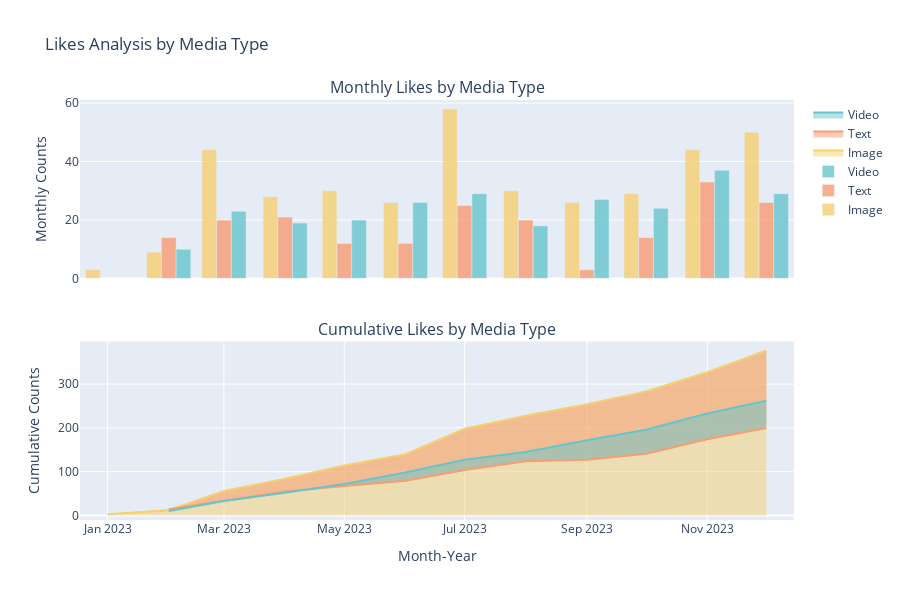

Notebook code for this chart:
### Markdown cell above
## Plots
Few basic plots.

### Code cell
import pandas as pd
import plotly.graph_objects as go
import plotly.express as px
from plotly.subplots import make_subplots

def plot_likes_with_cumulative(df, start_date, end_date):
    df['date'] = pd.to_datetime(df['date'])
    df = df[(df['date'] >= start_date) & (df['date'] <= end_date)]
    df['media_type'] = df['media_type'].replace({'No media': 'Text'})
    df['year_month'] = df['date'].dt.strftime('%Y-%m')

    # Prepare the monthly count DataFrame
    monthly_likes_df = df.groupby(['year_month', 'media_type']).size().reset_index(name='counts')

    # Prepare the cumulative DataFrame
    cumulative_likes_df = monthly_likes_df.copy()
    cumulative_likes_df['cumulative_counts'] = cumulative_likes_df.groupby('media_type')['counts'].cumsum()

    # Select a color palette
    color_palette = px.colors.qualitative.Pastel

    # Match colors to media type
    color_map = {media_type: color_palette[i] for i, media_type in enumerate([ 'Video', 'Image',  'Text'])}

    # Creating subplots
    fig = make_subplots(rows=2, cols=1, shared_xaxes=True,
                        subplot_titles=("Monthly Likes by Media Type", "Cumulative Likes by Media Type"),
                        vertical_spacing=0.15)

    # Adding the monthly bar chart
    for media_type in monthly_likes_df['media_type'].unique():
        filtered_df = monthly_likes_df[monthly_likes_df['media_type'] == media_type]
        fig.add_trace(go.Bar(x=filtered_df['year_month'], y=filtered_df['counts'], opacity=0.8,
                             name=media_type, marker_color=color_map[media_type]),
                      row=1, col=1)

    # Adding the cumulative area chart
    for media_type in cumulative_likes_df['media_type'].unique():
        filtered_cumulative_df = cumulative_likes_df[cumulative_likes_df['media_type'] == media_type]
        fig.add_trace(go.Scatter(x=filtered_cumulative_df['year_month'], y=filtered_cumulative_df['cumulative_counts'],
                                 mode='lines', name=media_type, fill='tonexty',
                                 line=dict(color=color_map[media_type])),
                      row=2, col=1)

    # Update layout for clarity and visual appeal
    fig.update_layout(height=600, title_text="Likes Analysis by Media Type")
    fig.update_xaxes(title_text="Month-Year", row=2, col=1)
    fig.update_yaxes(title_text="Monthly Counts", row=1, col=1)
    fig.update_yaxes(title_text="Cumulative Counts", row=2, col=1)

    fig.show()

# Call the function with your DataFrame and a date range
plot_likes_with_cumulative(df, '2023-01-01', '2023-12-31')

### Figure 1 — Plotly figure (JSON) as saved in the notebook; plotly's stock layout.template omitted (floating-point values rounded to 4 significant figures)
{"data": [{"marker": {"color": "rgb(246, 207, 113)"}, "name": "Image", "opacity": 0.8, "type": "bar", "x": ["2023-01", "2023-02", "2023-03", "2023-04", "2023-05", "2023-06", "2023-07", "2023-08", "2023-09", "2023-10", "2023-11", "2023-12"], "xaxis": "x", "y": [3, 9, 44, 28, 30, 26, 58, 30, 26, 29, 44, 50], "yaxis": "y"}, {"marker": {"color": "rgb(248, 156, 116)"}, "name": "Text", "opacity": 0.8, "type": "bar", "x": ["2023-02", "2023-03", "2023-04", "2023-05", "2023-06", "2023-07", "2023-08", "2023-09", "2023-10", "2023-11", "2023-12"], "xaxis": "x", "y": [14, 20, 21, 12, 12, 25, 20, 3, 14, 33, 26], "yaxis": "y"}, {"marker": {"color": "rgb(102, 197, 204)"}, "name": "Video", "opacity": 0.8, "type": "bar", "x": ["2023-02", "2023-03", "2023-04", "2023-05", "2023-06", "2023-07", "2023-08", "2023-09", "2023-10", "2023-11", "2023-12"], "xaxis": "x", "y": [10, 23, 19, 20, 26, 29, 18, 27, 24, 37, 29], "yaxis": "y"}, {"fill": "tonexty", "line": {"color": "rgb(246, 207, 113)"}, "mode": "lines", "name": "Image", "type": "scatter", "x": ["2023-01", "2023-02", "2023-03", "2023-04", "2023-05", "2023-06", "2023-07", "2023-08", "2023-09", "2023-10", "2023-11", "2023-12"], "xaxis": "x2", "y": [3, 12, 56, 84, 114, 140, 198, 228, 254, 283, 327, 377], "yaxis": "y2"}, {"fill": "tonexty", "line": {"color": "rgb(248, 156, 116)"}, "mode": "lines", "name": "Text", "type": "scatter", "x": ["2023-02", "2023-03", "2023-04", "2023-05", "2023-06", "2023-07", "2023-08", "2023-09", "2023-10", "2023-11", "2023-12"], "xaxis": "x2", "y": [14, 34, 55, 67, 79, 104, 124, 127, 141, 174, 200], "yaxis": "y2"}, {"fill": "tonexty", "line": {"color": "rgb(102, 197, 204)"}, "mode": "lines", "name": "Video", "type": "scatter", "x": ["2023-02", "2023-03", "2023-04", "2023-05", "2023-06", "2023-07", "2023-08", "2023-09", "2023-10", "2023-11", "2023-12"], "xaxis": "x2", "y": [10, 33, 52, 72, 98, 127, 145, 172, 196, 233, 262], "yaxis": "y2"}], "layout": {"annotations": [{"font": {"size": 16}, "showarrow": false, "text": "Monthly Likes by Media Type", "x": 0.5, "xanchor": "center", "xref": "paper", "y": 1, "yanchor": "bottom", "yref": "paper"}, {"font": {"size": 16}, "showarrow": false, "text": "Cumulative Likes by Media Type", "x": 0.5, "xanchor": "center", "xref": "paper", "y": 0.425, "yanchor": "bottom", "yref": "paper"}], "height": 600, "title": {"text": "Likes Analysis by Media Type"}, "xaxis": {"anchor": "y", "domain": [0, 1], "matches": "x2", "showticklabels": false}, "xaxis2": {"anchor": "y2", "domain": [0, 1], "title": {"text": "Month-Year"}}, "yaxis": {"anchor": "x", "domain": [0.575, 1], "title": {"text": "Monthly Counts"}}, "yaxis2": {"anchor": "x2", "domain": [0, 0.425], "title": {"text": "Cumulative Counts"}}}}
